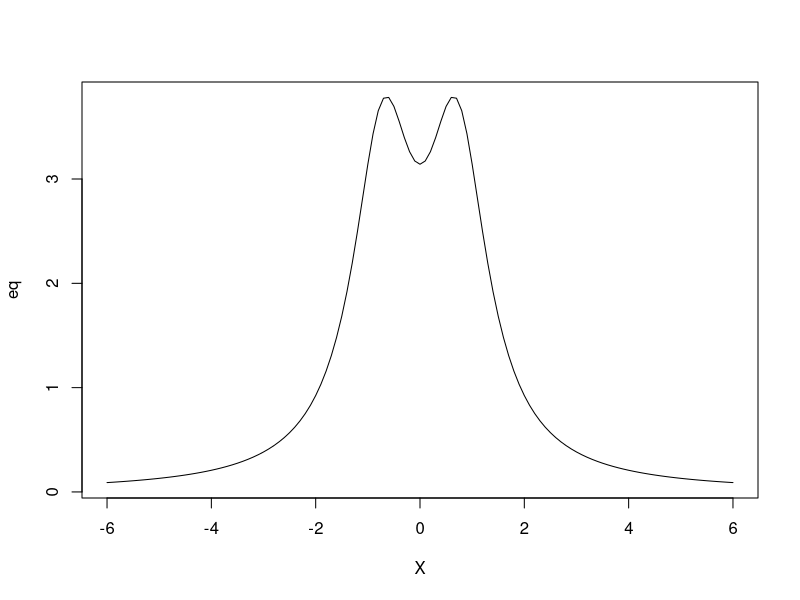
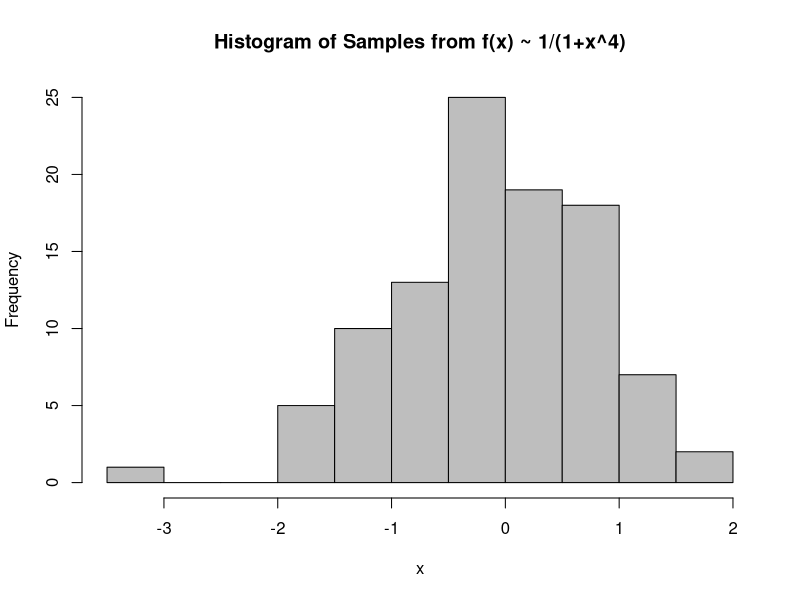
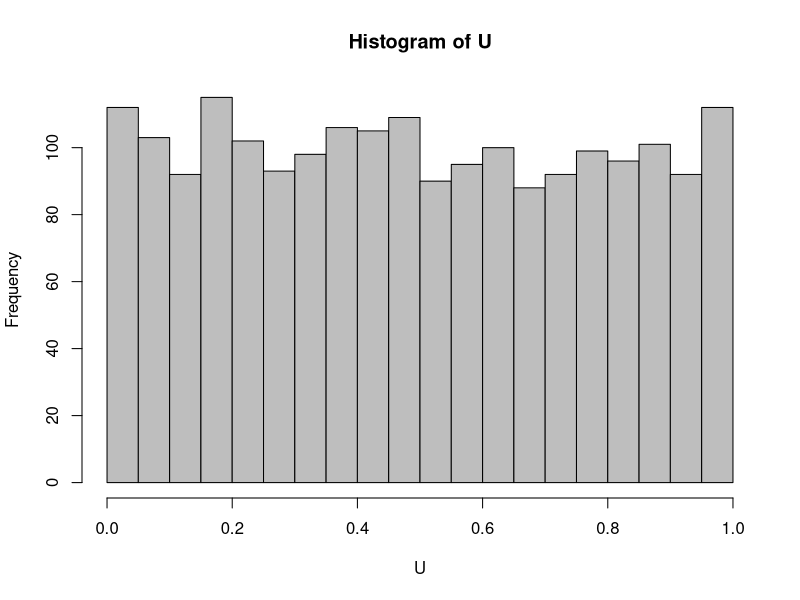
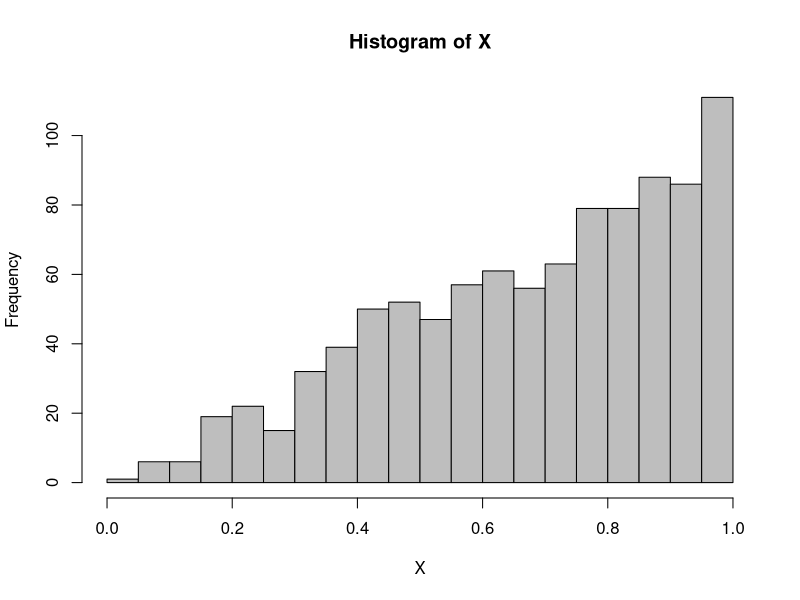

The R script that drew these images, in order:
# slide 11
counter <- 1
U <- vector()
A <- vector()

for (i in c(1:2000)) {
  U[i] <- runif(1)
  D <- runif(1)
  if (D < U[i]) {
    A[counter] <- U[i]
    counter <- counter + 1
  }
}
accepted <- counter - 1

# Histogram of all proposals
png("Chapter1-Rejection-Sampling-HistogramU.png", width = 4096, height = 2160, res = 300)  # high resolution
hist(U,breaks = 20, main = "Histogram of U",
     xlab = "U", ylab = "Frequency", col = "grey", border = "black")
dev.off()  # close the device

# Histogram of accepted values
png("Chapter1-Rejection-Sampling-HistogramX.png", width = 4096, height = 2160, res = 300)  # high resolution
hist(A, breaks = 20, main = "Histogram of X",
     xlab = "X", ylab = "Frequency", col = "grey", border = "black")
dev.off()  # close the device

# slide 16
X <- seq(-6, 6, 0.1)
eq = pi*(1+X^2) / (1+X^4)
plot(X, eq, type='l')

# slide 17
n <- 100
counter <- 1
c <- 3.8
target_samples <- vector()

while (counter < n+1) {
  U <- runif(2)
  proposal <- tan(pi*U[1])
  f <- 1 / (1 + proposal^4)
  g <- 1 / (pi * (1 + proposal^2))
  
  if (U[2] < f/(c*g)) {
    target_samples[counter] <- proposal
    counter <- counter+1
  }
}

hist(target_samples, breaks = 15, main = "Histogram of Samples from f(x) ~ 1/(1+x^4)",
     xlab = "x",ylab = "Frequency", col = "grey", border = "black")
